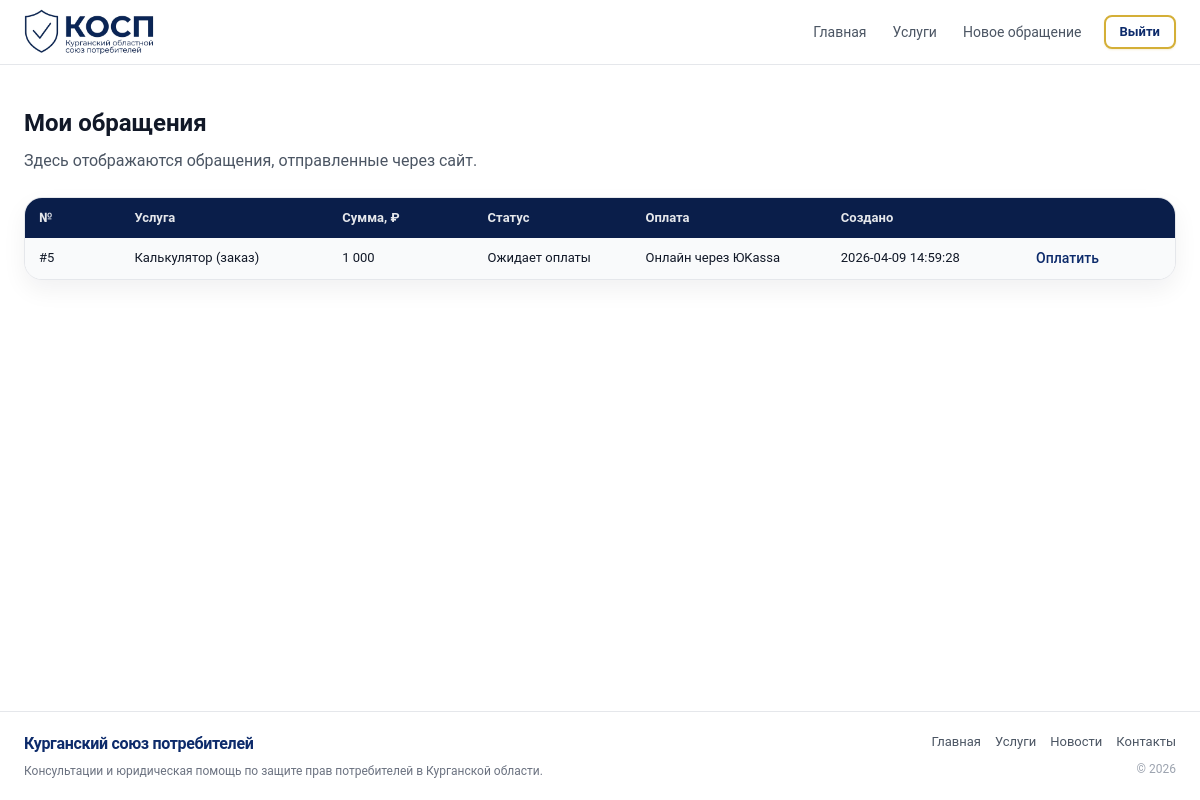
Page /requests.php (signed in) on the committed database.
### tables this page shows
CREATE TABLE `requests` (
  `id` int UNSIGNED NOT NULL,
  `user_id` int UNSIGNED NOT NULL,
  `service` varchar(50) NOT NULL,
  `sum` int UNSIGNED NOT NULL DEFAULT '0',
  `comment` text,
  `payment_method` varchar(20) NOT NULL DEFAULT 'yookassa',
  `status` varchar(100) NOT NULL DEFAULT 'Новое',
  `is_paid` tinyint(1) NOT NULL DEFAULT '0',
  `appeal_topic_preset` varchar(32) DEFAULT NULL,
  `appeal_service_summary` text,
  `created_at` datetime NOT NULL
);

### requests.php (the view, shortened to what this page needs)
<?php
require_once __DIR__ . '/db.php';
$userId = (int) $_SESSION['user_id'];
$stmt = $pdo->prepare('SELECT id, service, sum, status, payment_method, is_paid, created_at FROM requests WHERE user_id = ? ORDER BY created_at DESC');
$stmt->execute([$userId]);
$requests = $stmt->fetchAll();
function service_title($code)
{
    $map = [
        'consult' => 'Консультация',
        'expertise' => 'Экспертиза товара',
        'documents' => 'Составление документов',
        'court' => 'Представительство в суде',
        'calculator' => 'Калькулятор (заказ)',
        'other' => 'Другая услуга',
    ];
    return $map[$code] ?? 'Услуга';
}
function payment_title($code)
{
    return 'Онлайн через ЮKassa';
}
?>
<!DOCTYPE html>
<html lang="ру">
<head>
    <link rel="stylesheet" href="styles.css" />
</head>
<body>
    <header class="header">
        <div class="container header__inner">
            <?php
            require __DIR__ . '/includes/logo.php';
            ?>
            <nav class="nav">
                <a href="index.php" class="nav__link">Главная</a>
                <a href="index.php#services" class="nav__link">Услуги</a>
                <a href="index.php#request" class="nav__link">Новое обращение</a>
                <a href="logout.php" class="nav__link nav__link--outlined">Выйти</a>
            </nav>
        </div>
    </header>
    <main class="section section--light">
        <div class="container">
            <div class="section__head">
                <h2>Мои обращения</h2>
                <p>Здесь отображаются обращения, отправленные через сайт.</p>
            </div>
            <?php if (!$requests): ?>
                <p>Вы ещё не отправляли обращений. <a href="index.php#request">Оставить первое обращение</a></p>
            <?php else: ?>
                <div class="requests-table">
                    <div class="requests-row requests-row--head">
                        <div>№</div>
                        <div>Услуга</div>
                        <div>Сумма, ₽</div>
                        <div>Статус</div>
                        <div>Оплата</div>
                        <div>Создано</div>
                    </div>
                    <?php
                    $latestRequestId = $requests ? (int) $requests[0]['id'] : 0;
                    foreach ($requests as $r):
                        $rid = (int) $r['id'];
                        $orderDoneForAppeal = (int) $r['is_paid'] === 1 || ($r['payment_method'] ?? '') === 'later';
                        $showAppealLink = $rid === $latestRequestId
                            && $r['service'] === 'calculator'
                            && $orderDoneForAppeal;
                        ?>
                        <div class="requests-row">
                            <div>#<?php echo $rid; ?></div>
                            <div><?php echo htmlspecialchars(service_title($r['service']), ENT_QUOTES, 'UTF-8'); ?></div>
                            <div><?php echo $r['sum'] > 0 ? number_format((int) $r['sum'], 0, ',', ' ') : '—'; ?></div>
                            <div><?php echo htmlspecialchars($r['status'], ENT_QUOTES, 'UTF-8'); ?></div>
                            <div>
                                <?php if ((int) $r['is_paid'] === 1): ?>
                                    Оплачено
                                <?php else: ?>
                                    <?php echo htmlspecialchars(payment_title($r['payment_method']), ENT_QUOTES, 'UTF-8'); ?>
                                <?php endif; ?>
                            </div>
                            <div><?php echo htmlspecialchars($r['created_at'], ENT_QUOTES, 'UTF-8'); ?></div>
                            <div>
                                <?php if ((int) $r['is_paid'] === 0 && $r['payment_method'] === 'yookassa'): ?>
                                    <a href="pay.php?request_id=<?php echo $rid; ?>" class="btn btn--link">Оплатить</a>
                                <?php elseif ($showAppealLink): ?>
                                    <a href="cabinet.php" class="btn btn--link">Обращение</a>
                                <?php endif; ?>
                            </div>
                        </div>
                    <?php endforeach; ?>
                </div>
            <?php endif; ?>
        </div>
    </main>
    <?php require __DIR__ . '/includes/footer.php'; ?>
</body>
</html>

### styles.css (style rules this page uses)
*, *::before, *::after { box-sizing: border-box; }
html, body { margin: 0; padding: 0; height: 100%; }
body { font-family: "Roboto", system-ui, -apple-system, BlinkMacSystemFont, "Segoe UI", sans-serif; color: #111827; background: #F8F9FA; line-height: 1.5; min-height: 100vh; display: flex; flex-direction: column; }
main { flex: 1; }
a { color: inherit; text-decoration: none; }
.container { width: 100%; max-width: 1200px; margin: 0 auto; padding: 0 24px; }
.header { position: sticky; top: 0; z-index: 100; background: rgba(255, 255, 255, 0.96); backdrop-filter: blur(12px); border-bottom: 1px solid #e5e7eb; }
.header__inner { display: flex; align-items: center; justify-content: space-between; height: 64px; gap: 24px; }
.nav { display: flex; align-items: center; gap: 18px; font-size: 14px; }
.nav__link { padding: 0 4px; border-radius: 0; color: #4b5563; transition: background 0.16s ease, color 0.16s ease; }
.nav__link--outlined { padding: 5px 14px; border-radius: 8px; border: 2px solid #d4af37; color: #0d2b6b; font-size: 13px; font-weight: 600; background: #ffffff; transition: background 0.15s ease, border-color 0.15s ease, color 0.15s ease, box-shadow 0.15s ease; box-shadow: 0 1px 2px rgba(212, 175, 55, 0.2); }
.section { padding: 40px 0; background: #F8F9FA; scroll-margin-top: 72px; }
.section--light { background: #ffffff; }
.section__head { text-align: left; margin-bottom: 24px; }
.section__head h2 { margin: 0 0 8px; font-size: 24px; }
.section__head p { margin: 0; color: #4b5563; max-width: 640px; }
.btn { display: inline-flex; align-items: center; justify-content: center; padding: 9px 18px; border-radius: 999px; border: none; cursor: pointer; font-size: 14px; font-weight: 500; transition: background 0.18s ease, color 0.18s ease, box-shadow 0.18s ease, transform 0.08s ease; }
.btn--link { background: none; color: #0D2B6B; padding: 0; box-shadow: none; }
.requests-table { background: #ffffff; border-radius: 18px; border: 1px solid #e5e7eb; box-shadow: 0 10px 24px rgba(15, 23, 42, 0.06); overflow: hidden; }
.requests-row { display: grid; grid-template-columns: 0.7fr 1.6fr 1.1fr 1.2fr 1.5fr 1.5fr 1fr; gap: 8px; padding: 10px 14px; font-size: 13px; align-items: center; }
.requests-row:nth-child(even) { background: #f9fafb; }
.requests-row--head { background: #0a1e4a; color: #e5e7eb; font-weight: 600; }

### rows in the picture
requests: id "5", service "Калькулятор (заказ)", sum "1 000", status "Ожидает оплаты", payment_method "Онлайн через ЮKassa", created_at "2026-04-09 14:59:28"
